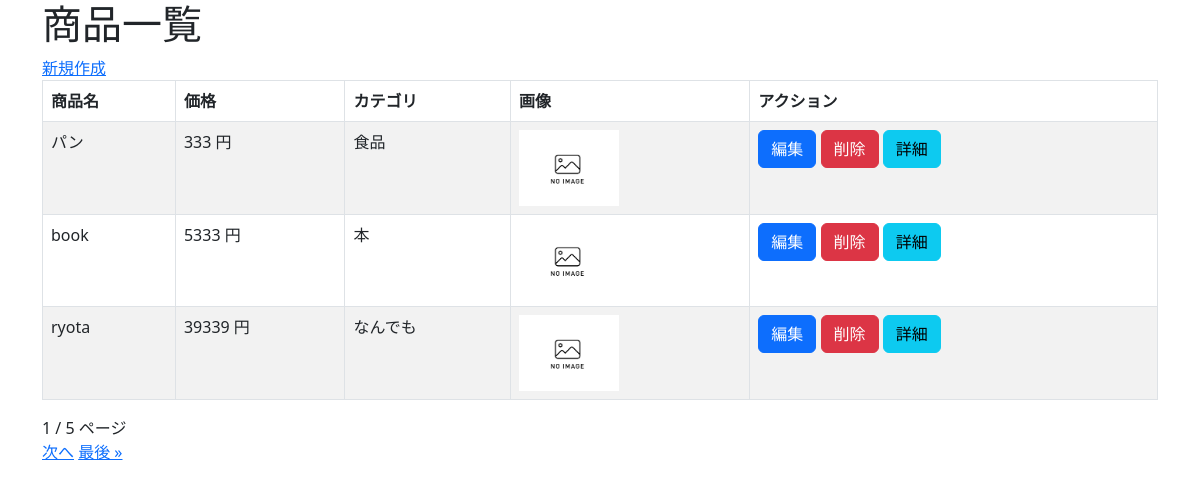
/crud/, run on the app's committed database.
### crud/models.py (models this page shows, shortened)
class Product(models.Model):
    name = models.CharField(max_length=200)
    price = models.PositiveIntegerField()
    category = models.ForeignKey(Category, on_delete=models.CASCADE)
    img = models.ImageField(blank=True, default='noImage.png')
    description = models.TextField(blank=True, null=True)

class Category(models.Model):
    name = models.CharField(max_length=200)
    def __str__(self):
        return self.name

### crud/views.py (the view)
# urls.py: path('crud/', views.ProductListView.as_view(), name="list"),
class ProductListView(ListView):
    model = Product
    template_name = "list.html"
    paginate_by = 3

### crud/templates/crud/product_list.html (shortened to what this page needs)
{% extends "base.html" %}
{% block content %}
<h1>商品一覧</h1>
<a href="{% url 'new' %}">新規作成</a>
<table class="table table-striped table-hover table-bordered">
   <thead>
       <tr>
           <th>商品名</th>
           <th>価格</th>
           <th>カテゴリ</th>
           <th>画像</th>
           <th>アクション</th>
       </tr>
   </thead>
   {% for product in object_list %}
   <tr>
       <td>{{ product.name }}</td>
       <td>{{ product.price }} 円</td>
       <td>{{ product.category }}</td>
       <td>
           {% if product.img %}
               <img src="{{ product.img.url }}" style="width:100px; height:auto;">
           {% else %}
               <img src="/media/noImage.png" style="width:100px; height:auto;">
           {% endif %}
       </td>
       <td>
           <button class="btn btn-primary" onclick="location.href='{% url 'edit' pk=product.pk %}'">編集</button>
           <button class="btn btn-danger" onclick="location.href='{% url 'delete' pk=product.pk %}'">削除</button>
           <button class="btn btn-info" onclick="location.href='{% url 'detail' pk=product.pk %}'">詳細</button>
       </td>
   </tr>
   {% endfor %}
</table>
{{ page_obj.number }} / {{ page_obj.paginator.num_pages }} ページ<br>
{% if page_obj.has_next %}
<a href="?page={{ page_obj.next_page_number }}">次へ</a>
<a href="?page={{ page_obj.paginator.num_pages }}">最後 &raquo;</a>
{% endif %}
{% endblock %}

### crud/templates/base.html (shortened to what this page needs)
<!DOCTYPE html>
<html lang="ja">
<head>
    <link href="https://cdn.jsdelivr.net/npm/bootstrap@5.3.0-alpha3/dist/css/bootstrap.min.css" rel="stylesheet">
</head>
<body>
    <div class="container">
        {% block content%}{% endblock content %}
    </div>
</body>
</html>

### data on the page
Product: name "パン", price "333", category "食品"
Product: name "book", price "5333", category "本", img (placeholder picture)
Product: name "ryota", price "39339", category "なんでも", img (placeholder picture)

### other printed values
{{ page_obj.number }} "1"
{{ page_obj.paginator.num_pages }} "5"
